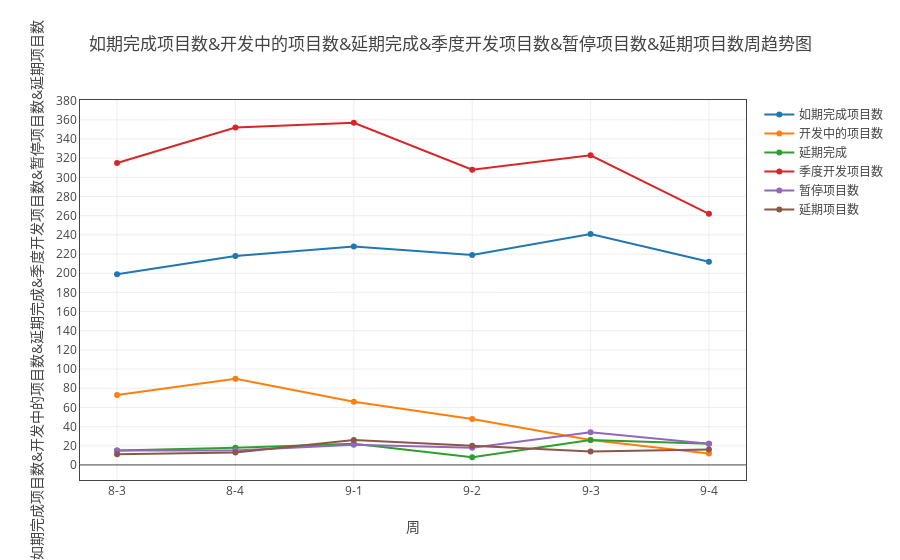

Notebook code cell kept with this figure:
### Markdown cell above
#### 季度开发项目数、如期完成项目数、延期完成、开发中的项目数、延期项目数和暂停项目数

### Code cell
ss=myModule.format(all_dict ,"日期" ,['季度开发项目数', '如期完成项目数', '延期完成', '开发中的项目数', '延期项目数', '暂停项目数'])
tt = myModule.myPlot(ss.groupby('sum'))
tt.plot('line')

### Figure 1 — Plotly figure (JSON) as saved in the notebook; plotly's stock layout.template omitted (floating-point values rounded to 4 significant figures)
{"data": [{"name": "如期完成项目数", "type": "scatter", "uid": "46c137c0-cb6f-11e8-822a-509a4c0f1ffc", "x": ["8-3", "8-4", "9-1", "9-2", "9-3", "9-4"], "y": [199, 218, 228, 219, 241, 212]}, {"name": "开发中的项目数", "type": "scatter", "uid": "46c137c1-cb6f-11e8-b500-509a4c0f1ffc", "x": ["8-3", "8-4", "9-1", "9-2", "9-3", "9-4"], "y": [73, 90, 66, 48, 26, 12]}, {"name": "延期完成", "type": "scatter", "uid": "46c137c2-cb6f-11e8-acd6-509a4c0f1ffc", "x": ["8-3", "8-4", "9-1", "9-2", "9-3", "9-4"], "y": [15, 18, 22, 8, 26, 22]}, {"name": "季度开发项目数", "type": "scatter", "uid": "46c137c3-cb6f-11e8-8fff-509a4c0f1ffc", "x": ["8-3", "8-4", "9-1", "9-2", "9-3", "9-4"], "y": [315, 352, 357, 308, 323, 262]}, {"name": "暂停项目数", "type": "scatter", "uid": "46c137c4-cb6f-11e8-b712-509a4c0f1ffc", "x": ["8-3", "8-4", "9-1", "9-2", "9-3", "9-4"], "y": [15, 15, 21, 18, 34, 22]}, {"name": "延期项目数", "type": "scatter", "uid": "46c137c5-cb6f-11e8-9b53-509a4c0f1ffc", "x": ["8-3", "8-4", "9-1", "9-2", "9-3", "9-4"], "y": [11, 13, 26, 20, 14, 16]}], "layout": {"title": "如期完成项目数&开发中的项目数&延期完成&季度开发项目数&暂停项目数&延期项目数周趋势图", "xaxis": {"mirror": "all", "nticks": 20, "showgrid": true, "showline": true, "title": "周", "zeroline": true}, "yaxis": {"mirror": "all", "nticks": 20, "showgrid": true, "showline": true, "title": "如期完成项目数&开发中的项目数&延期完成&季度开发项目数&暂停项目数&延期项目数", "zeroline": true}}}
